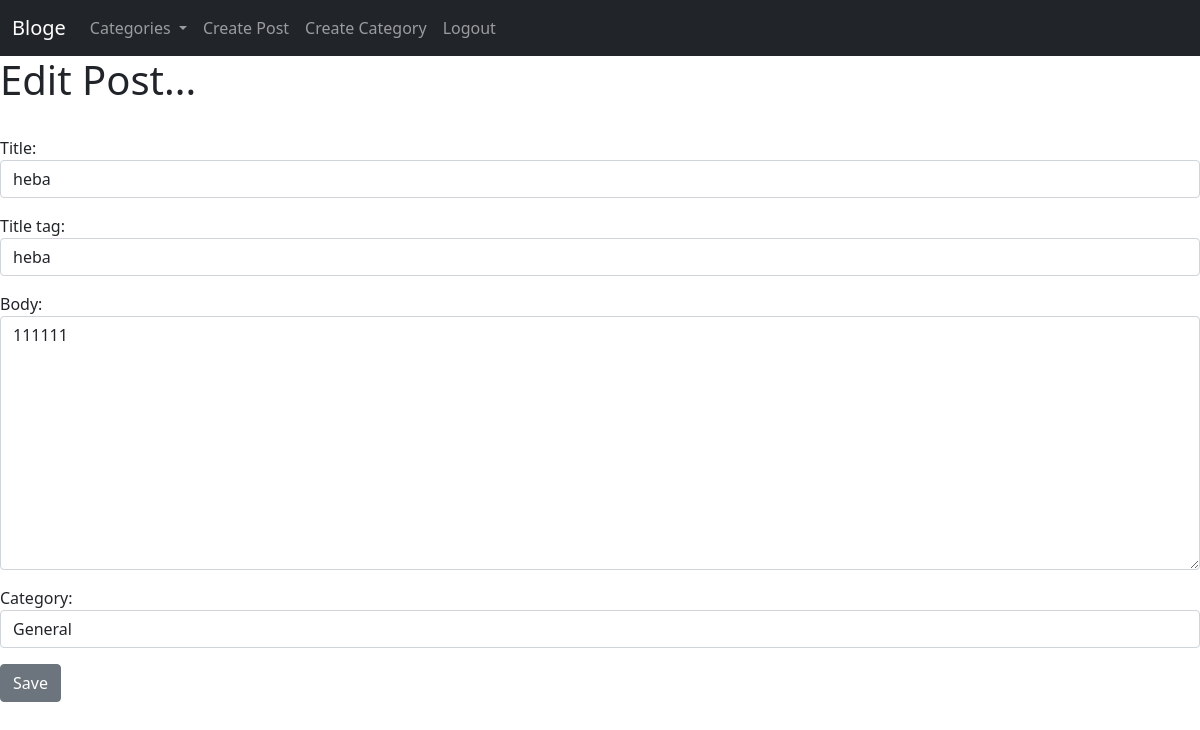
Page /post/edit/3 (signed in) on the committed database.
### myblog/models.py (models this page shows, shortened)
class Post(models.Model):
    title = models.CharField(max_length=255)
    title_tag = models.CharField(max_length=255)
    author = models.ForeignKey(User, on_delete=models.CASCADE)
    category = models.ForeignKey(Category, on_delete=models.SET_DEFAULT, default=1)
    body = models.TextField()
    post_date = models.DateField(auto_now_add=True)
    likes= models.ManyToManyField(User, related_name='blog_posts')

### myblog/views.py (the view)
# urls.py: path("post/edit/<int:pk>", EditPostView.as_view(), name="edit-post"),
class EditPostView(UpdateView):
    model = Post
    form_class = EditPostForm
    template_name = "post_form/update_post.html"

### myblog/forms.py
class EditPostForm(forms.ModelForm):
    class Meta:
        model = Post
        fields = ("title", "title_tag", "body", "category")
        widgets = {
            "title": forms.TextInput(attrs={"class": "form-control"}),
            "title_tag": forms.TextInput(attrs={"class": "form-control"}),
            "category": forms.Select(attrs={"class": "form-control"}),
            "body": forms.Textarea(attrs={"class": "form-control"}),
        }

### ablog/context_processors.py (called while the page is built)
def add_variable_to_context(request):
    return {
        "categories": Category.objects.order_by("id").all(),
    }

### myblog/models.py (called while the page is built)
    def __str__(self):
        return self.name

### myblog/templates/post_form/update_post.html (shortened to what this page needs)
{% extends 'base.html' %}
{% block content %}
{% if user.is_authenticated and  user.id == post.author.id %}
<h1>Edit Post...</h1>
<br />
{% include 'post_form/form.html' %}
{% else %} not allowed !!
 {% endif %}
{% endblock %}

### myblog/templates/post_form/form.html (shortened to what this page needs)
<form method="post">
    {{ form.as_p }}
    <button class="btn btn-secondary">Save</button>
</form>

### rows in the picture
Post: title "heba", title_tag "heba", body "111111", category "General"
